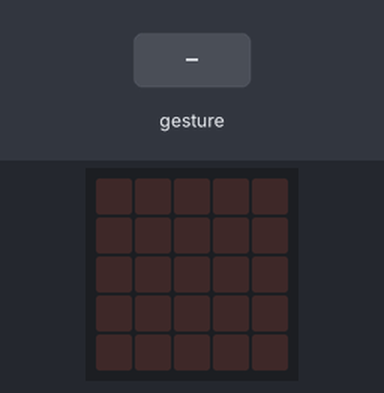
The program below on a simulated BBC micro:bit (MakeCode). Shown: the board's 5×5 LED display. Inputs (shaded band) come from the test bench. Random numbers come from a fixed seed; a tilt is held for 1.5 s and a shake lasts 1 s, then the board lies face up again.

Above: at 1.2 s.
1.3 s: gesture 'shake'
At 2.2 s:
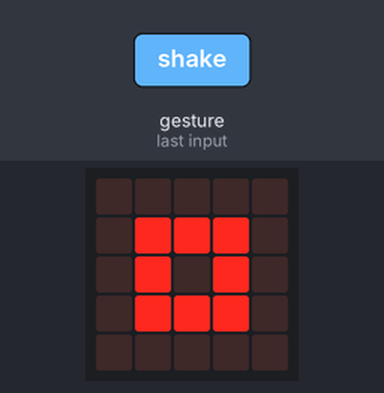
At 3.4 s:
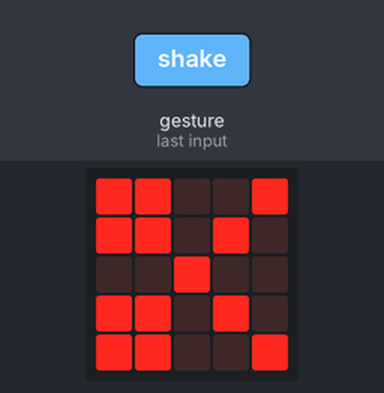
4.3 s: gesture 'shake'
At 9.5 s:
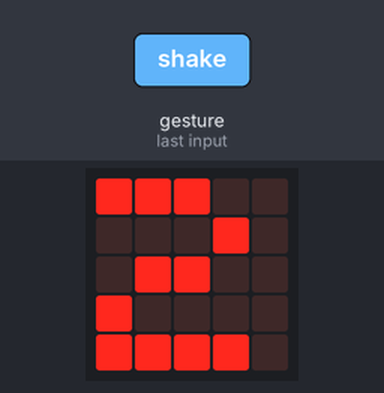
Timing chart, 0 to 11.0 s (numbered marks = the images above; inputs shaded):
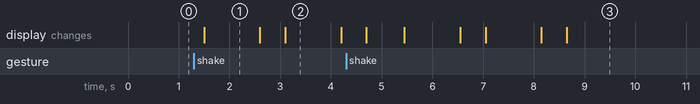

Measured:
- after the input at 1.3 s, the display: changes after 0.20 s (image 1)
- what the display in image 1 shows lasts 1.1 s, from 1.5 s to 2.6 s

The program:

main.ts
```typescript
let mao1 = 0
let mao2 = 0
/**
 * se m1=m2
 *
 *   empate
 *
 * senão se (m1=1 e m2=3) ou (m1=2 e m2=1) ou (m1=3 e m2=2)
 *
 *                 m1 ganhou
 *
 *            senão
 *
 *                 m2 ganhou
 */
input.onGesture(Gesture.Shake, function () {
    mao1 = randint(1, 3)
    mao2 = randint(1, 3)
    if (mao1 == 1) {
        // Rock
        basic.showIcon(IconNames.SmallSquare)
    } else if (mao1 == 2) {
        // Paper
        basic.showIcon(IconNames.Square)
    } else {
        // Scissors
        basic.showIcon(IconNames.Scissors)
    }
    basic.pause(500)
    basic.clearScreen()
    basic.pause(500)
    if (mao2 == 1) {
        // Rock
        basic.showIcon(IconNames.SmallSquare)
    } else if (mao2 == 2) {
        // Paper
        basic.showIcon(IconNames.Square)
    } else {
        // Scissors
        basic.showIcon(IconNames.Scissors)
    }
    basic.pause(500)
    basic.clearScreen()
    basic.pause(500)
    if (mao1 == mao2) {
        // Rock
        basic.showNumber(0)
    } else {
        if (mao1 == 1 && mao2 == 3 || (mao1 == 2 && mao2 == 1 || mao1 == 3 && mao2 == 2)) {
            // Scissors
            basic.showNumber(1)
        } else {
            // Paper
            basic.showNumber(2)
        }
    }
})
```

test.ts
```typescript
// testes vão aqui; isto não será compilado quando este pacote for usado como uma extensão.
```
